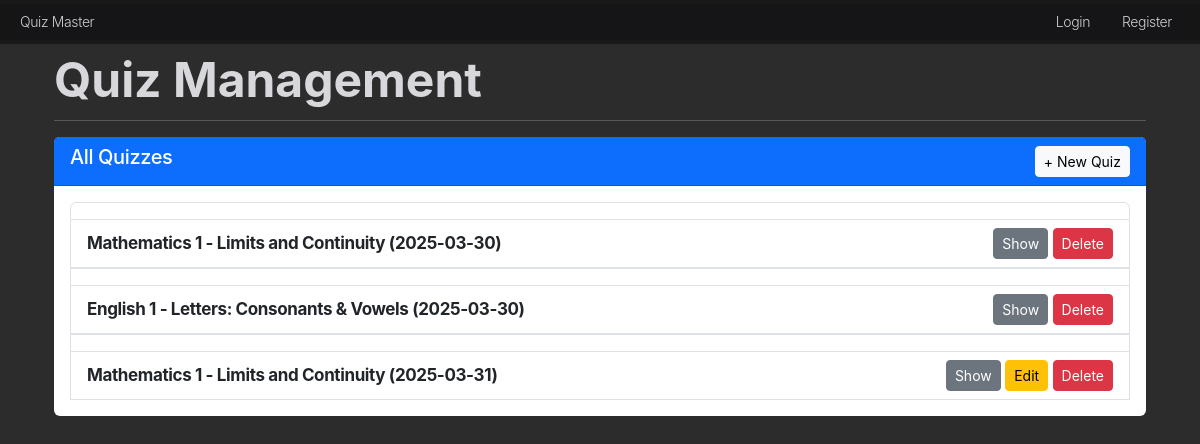
Page /admin/quiz on the committed database.
### models.py (models this page shows, shortened)
class Quiz(db.Model):
    id = db.Column(db.Integer, primary_key=True)
    chapter_id = db.Column(db.Integer, db.ForeignKey('chapter.id'), nullable=False)
    date_of_quiz = db.Column(db.Date, nullable=False, default=datetime.utcnow)
    time_duration = db.Column(db.String(5), nullable=False)  # Format HH:MM
    remarks = db.Column(db.Text, nullable=True)
    chapter = db.relationship('Chapter', backref=db.backref('quizzes', lazy=True))

class Subject(db.Model):
    id = db.Column(db.Integer, primary_key=True)
    name = db.Column(db.String(100), unique=True, nullable=False)
    description = db.Column(db.Text, nullable=True)

class Chapter(db.Model):
    id = db.Column(db.Integer, primary_key=True)
    name = db.Column(db.String(100), nullable=False)
    description = db.Column(db.Text, nullable=True)
    subject_id = db.Column(db.Integer, db.ForeignKey('subject.id'), nullable=False)
    subject = db.relationship('Subject', backref=db.backref('chapters', lazy=True))

### routes.py (the view)
@main.route('/admin/quiz')
def quiz_management():
    current_user = get_current_user()
    quizzes = Quiz.query.all()
    subjects = Subject.query.all()
    chapters = Chapter.query.all()
    today_date = datetime.today().date()
    return render_template('quiz.html',current_user=current_user, quizzes=quizzes, chapters=chapters, subjects = subjects, today=today_date)

### routes.py (called while the page is built)
def get_current_user():
    if 'user_id' in session:
        return User.query.get(session['user_id'])
    return None

### templates/quiz.html (shortened to what this page needs)
{% extends "base.html" %}
{% block content %}
<div class="container">
    <h2 class="mt-4">Quiz Management</h2>
    <hr>
    <div class="card mb-4">
        <div class="card-header bg-primary text-white d-flex justify-content-between align-items-center">
            <h5>All Quizzes</h5>
            <button class="btn btn-light btn-sm" onclick="openQuizModal()">+ New Quiz</button>
        </div>
        <div class="card-body">
            {% if quizzes %}
            <ul class="list-group">
                {% for quiz in quizzes %}
                    <li class="list-group-item">
                        <li class="list-group-item d-flex justify-content-between align-items-center">
                            <div>
                                <strong>{{ quiz.chapter.subject.name }} - {{ quiz.chapter.name }} ({{ quiz.date_of_quiz }})</strong>
                            </div>
                            <div>
                                <button class="btn btn-sm btn-secondary" onclick="toggleQuestions('{{ quiz.id }}')">Show</button>
                                {% if quiz.date_of_quiz > today %}
                                <button class="btn btn-warning btn-sm" onclick="editQuiz({{ quiz.id }})">Edit</button>
                                {% endif %}
                                <button class="btn btn-danger btn-sm" onclick="deleteQuiz({{ quiz.id }})">Delete</button>
                            </div>
                        </li>
                    </li>
                {% endfor %}
            </ul>
            {% else %}
                <p>No quizzes available.</p>
            {% endif %}
        </div>
    </div>
</div>
{% endblock %}

### static/style.css (style rules this page uses)
:root { --nav-bg: rgb(22,22,23,0.8); --white: #f5f5f7; --bg: #f5f5f8; --dark-bg: #2c2c2c; --dark-box: #1c1c1c; --beinge-white: rgb(216,216,220); --gray: rgb(99,99,102) ; --blue: #0071e3; --orange: #bf4800; --red: rgb(215,0,21); --success: rgb(48,219,91); --yellow: rgb(255,214,10); --nav-color: rgba(255, 255, 255, .8); --nav-color-secondary: #E8E8ED; --nav-color-hover: #FFFFFF; --main-white: #ffffff; }
body { background-color: var(--dark-bg); font-size: 17px; line-height: 1.47059; font-weight: 400; letter-spacing: -0.022em; font-family: "SF Pro Text", "SF Pro Icons", "AOS Icons", "Helvetica Neue", Helvetica, Arial, sans-serif; color: var(--beinge-white); font-style: normal; overflow: hidden; overflow-y: auto; }
button { background-color: #007aff; color: #ffffff; border: none; border-radius: 12px; padding: 10px 20px; font-size: 16px; cursor: pointer; transition: all 0.2s ease-in-out; }
.container { margin-top: 56px; }
.card { border: none; }
h2 { font-size: 48px; line-height: 1; font-weight: 700; letter-spacing: -0.00043em; }

### rows in the picture
Quiz: chapter.subject.name "Mathematics 1", chapter.name "Limits and Continuity", date_of_quiz "2025-03-30"
Quiz: chapter.subject.name "English 1", chapter.name "Letters: Consonants & Vowels", date_of_quiz "2025-03-30"
Quiz: chapter.subject.name "Mathematics 1", chapter.name "Limits and Continuity", date_of_quiz "2025-03-31"
